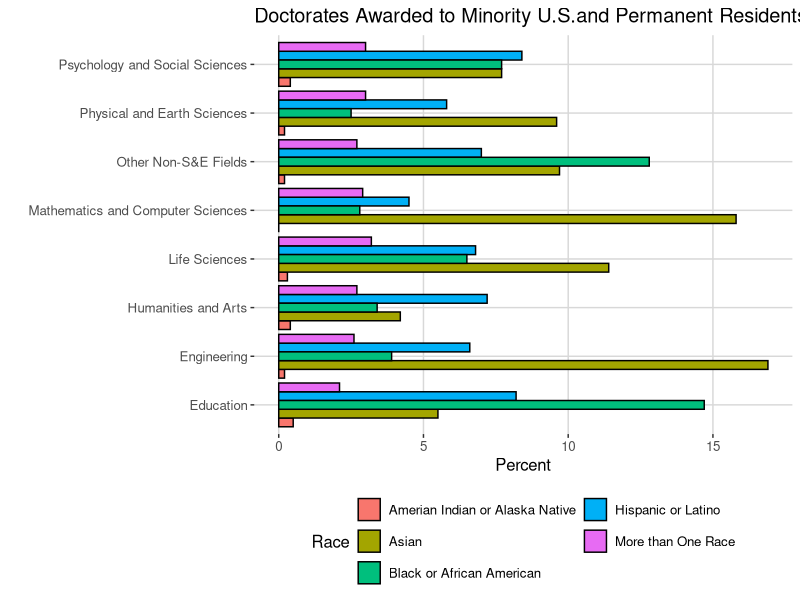

Here is the R script that generated this plot:
library(ggplot2)

theme_SDAD<-function (base_size=12, base_family="sans", style=c("default","darkunica"), bgcolor=NULL)
{
  if (!is.null(bgcolor)) {
    warning("`bgcolor` is deprecated. Use `style` instead.")
    style<-bgcolor
  }
  style<-match.arg(style)
  bgcolor<-switch(style, default="#FFFFFF", darkunica="#2A2A2B")
  ret<-theme(rect=element_rect(fill=bgcolor, linetype=0, colour = NA),
             text=element_text(size=base_size, family=base_family),
             title=element_text(hjust=0.5),
             axis.title.x=element_text(hjust=0.5),
             axis.title.y=element_text(hjust=0.5),
             panel.grid.major.y=element_line(colour="#D8D8D8"),
             panel.grid.minor.y=element_blank(),
             panel.grid.major.x=element_line(colour="#D8D8D8"),
             panel.grid.minor.x=element_blank(),
             panel.border=element_blank(),
             panel.background=element_blank(),
             legend.position="bottom",
             legend.key=element_rect(fill="#FFFFFF"))
  if (style=="darkunica") {
    ret<-(ret + theme(rect=element_rect(fill=bgcolor),
                      text=element_text(colour="#A0A0A3"),
                      title=element_text(colour="#FFFFFF"),
                      axis.title.x=element_text(colour="#A0A0A3"),
                      axis.title.y=element_text(colour="#A0A0A3"),
                      panel.grid.major.y=element_line(colour="#707073"),
                      legend.title=element_text(colour="#A0A0A3")))
  }
  ret
}

Field<-rep(c("Life Sciences","Physical and Earth Sciences","Mathematics and Computer Sciences",
             "Psychology and Social Sciences","Engineering","Education","Humanities and Arts",
             "Other Non-S&E Fields"), rep(5,8))
Percent<-c(6.8,0.3,11.4,6.5,3.2,5.8,0.2,9.6,2.5,3.0,4.5,0,15.8,2.8,2.9,8.4,0.4,7.7,7.7,3.0,
           6.6,0.2,16.9,3.9,2.6,8.2,0.5,5.5,14.7,2.1,7.2,0.4,4.2,3.4,2.7,7.0,0.2,9.7,12.8,2.7)
Race<-rep(c("Hispanic or Latino","Amerian Indian or Alaska Native","Asian",
            "Black or African American","More than One Race"),8)
SED4<-data.frame(Field,Race,Percent)

#Multi-set Bar Chart
ggplot(SED4, aes(fill=Race, y=Percent, x=Field)) +
  geom_bar(position="dodge", colour="black", stat="identity") +
  coord_flip() + xlab("") +
  guides(fill=guide_legend(ncol=2)) +
  #scale_fill_manual(values=theme_SDAD[c(5,1,2,3,6)], name="Race and Ethnicity") +
  theme_SDAD() +
  labs(title="Doctorates Awarded to Minority U.S.and Permanent Residents by Race,Ethnicity and Broad Field of Study: 2017")


